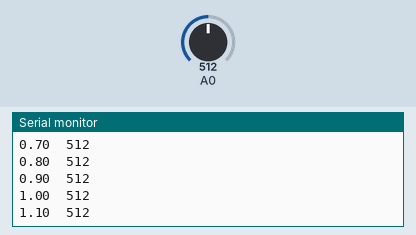
A sketch run on a simulated Arduino Uno, built with avr-gcc and run on an emulated ATmega328P. Parts: the last lines printed to the serial monitor. The test bench sets the inputs (shaded band); at power-on: A0 = 512.

Above: at 1.2 s.
1.3 s: A0 set to 716
At 1.31 s:
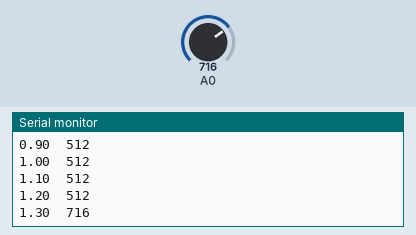
2.8 s: A0 set to 900
At 2.81 s:
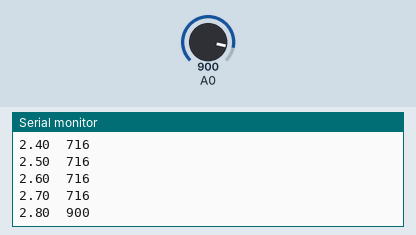
Timing chart, 0 to 5.8 s (numbered marks = the images above; inputs shaded):
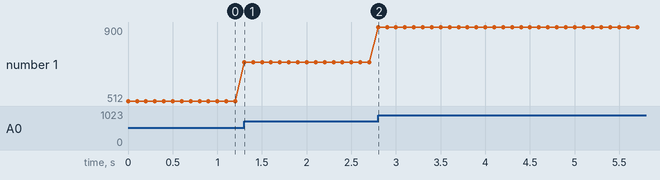

Measured:
- after the input at 1.3 s, the serial monitor: prints a new line at once (image 1)
- plotted number 1: 512 → 716 after the input at 1.3 s

The sketch:

LINKER_O2.ino
```cpp
#include <math.h>

//const int buzzerPin=3;                 //Connect the Buzzer module to Pin3, Digital 3
float thresholdVoltage= 1.84;         //The treshold for which the Buzzer should sound.
int sensorValue;
float sensorVoltage;
long int time;

void setup()
{
   Serial.begin(9600);                //Start the Serial connection
  //pinMode(buzzerPin,OUTPUT);            //Set the LED on Digital 12 as an OUTPUT
 //start = millis();
}

void loop()
{
sensorValue = analogRead(A0);
//sensorVoltage =(sensorValue/1024)*5.0;
time=millis();
Serial.print((float)time/1000.0);
Serial.print("\t");
Serial.println(sensorValue);
/*if(sensorVoltage<thresholdVoltage)
  {
    digitalWrite(buzzerPin,HIGH);
  }
  else
  {
  digitalWrite(buzzerPin,LOW);
  }*/
 //sensorVoltage = sensorVoltage/101*1000;
//Serial.println("the output voltage is:");

//Serial.print(sensorVoltage);
//Serial.println("mV");
while(millis()-time<100){}
//delay(100);
}
```
